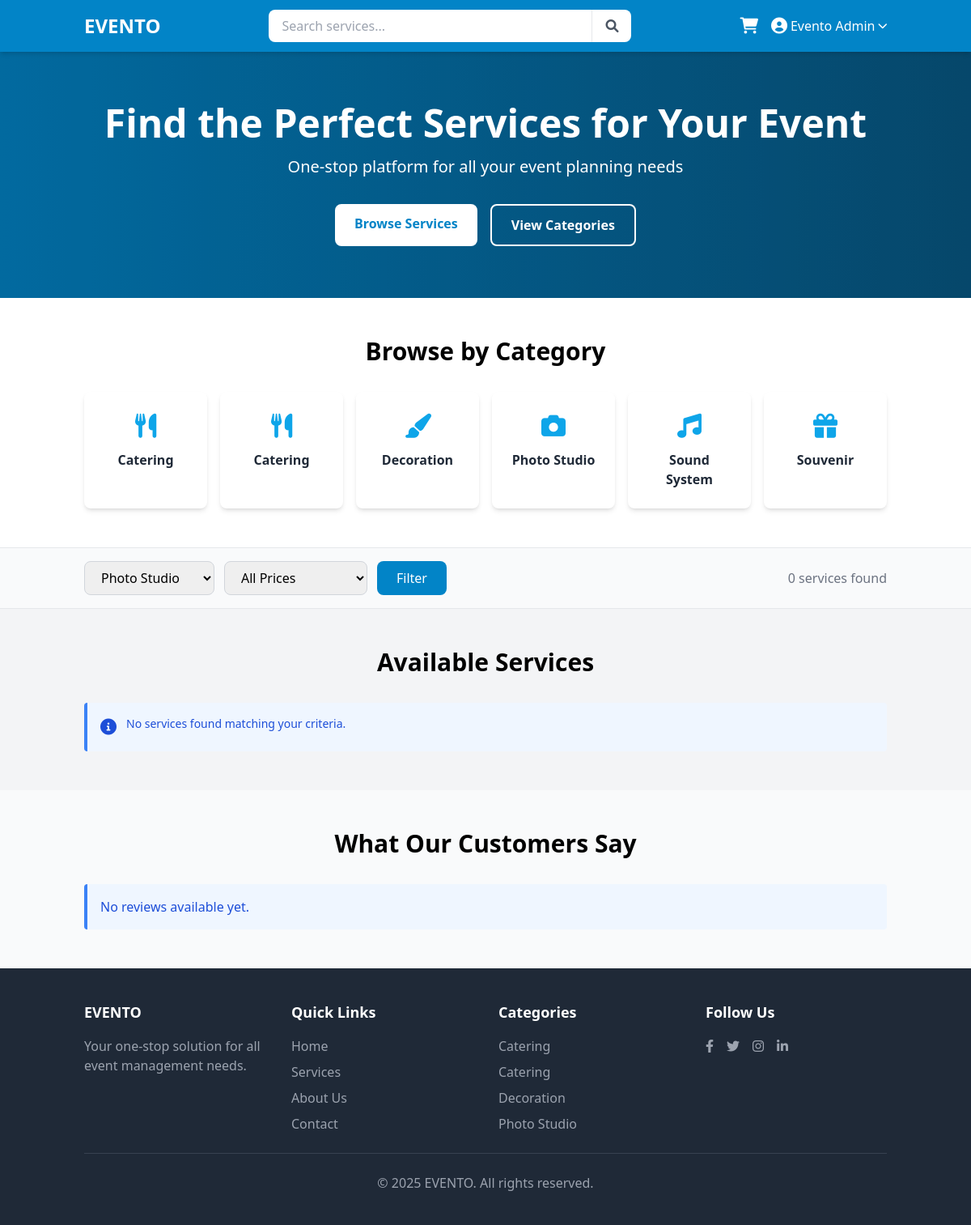
The app's page /user_index.php?category=2 (signed in) with its own data.
### tables this page shows
CREATE TABLE `categories` (
  `id` int(11) NOT NULL,
  `owner_id` int(11) DEFAULT NULL,
  `name` varchar(100) NOT NULL,
  `description` text DEFAULT NULL,
  `image` varchar(255) DEFAULT NULL,
  `created_at` timestamp NOT NULL DEFAULT current_timestamp(),
  `updated_at` timestamp NOT NULL DEFAULT current_timestamp() ON UPDATE current_timestamp()
);

### user_index.php (the view, shortened to what the rows shown need)
<?php
require_once 'config.php';
$categoriesQuery = $db->query("SELECT * FROM categories WHERE owner_id IS NULL OR owner_id = 0 ORDER BY name");
$categories = $categoriesQuery->fetchAll(PDO::FETCH_ASSOC);
?>
<!DOCTYPE html>
<html lang="en">
<head>
    <script src="https://cdn.tailwindcss.com"></script>
    <link rel="stylesheet" href="https://cdnjs.cloudflare.com/ajax/libs/font-awesome/6.0.0/css/all.min.css">
</head>
<body class="bg-gray-100 min-h-screen flex flex-col">
    <div class="bg-gradient-to-r from-primary-600 to-primary-800 text-white py-16 relative">
        <div class="container mx-auto px-4 relative z-10 text-center">
            <h1 class="text-4xl md:text-5xl font-bold mb-4">Find the Perfect Services for Your Event</h1>
        </div>
    </div>
    <section class="py-12 bg-white" id="categories">
        <div class="container mx-auto px-4">
            <div class="text-center mb-8">
                <h2 class="text-3xl font-bold mb-2">Browse by Category</h2>
            </div>
            <div class="grid grid-cols-2 md:grid-cols-3 lg:grid-cols-6 gap-4">
                <?php foreach ($categories as $category): ?>
                    <a href="?category=<?php echo $category['id']; ?>" class="group">
                        <div class="bg-white rounded-lg shadow-md p-6 text-center h-full transition-all duration-300 transform group-hover:-translate-y-1 group-hover:shadow-lg">
                            <div class="text-primary-500 mb-3 text-3xl">
                                <i class="fas fa-<?php echo getCategoryIcon($category['name']); ?>"></i>
                            </div>
                            <h5 class="font-semibold text-gray-800"><?php echo htmlspecialchars($category['name']); ?></h5>
                        </div>
                    </a>
                <?php endforeach; ?>
            </div>
        </div>
    </section>
    <section class="py-12" id="services">
        <div class="container mx-auto px-4">
            <h2 class="text-3xl font-bold text-center mb-8">Available Services</h2>
        </div>
    </section>
    <section class="py-12 bg-gray-50">
        <div class="container mx-auto px-4">
            <h2 class="text-3xl font-bold text-center mb-8">What Our Customers Say</h2>
        </div>
    </section>
    <footer class="bg-gray-800 text-white py-10 mt-auto">
        <div class="container mx-auto px-4">
            <div class="grid grid-cols-1 md:grid-cols-4 gap-8">
                <div>
                    <ul class="space-y-2">
                        <?php
                        $footerCategories = array_slice($categories, 0, 4);
                        foreach ($footerCategories as $category) {
                            echo '<li><a href="?category=' . $category['id'] . '" class="text-gray-400 hover:text-white transition duration-300">' . htmlspecialchars($category['name']) . '</a></li>';
                        }
                        ?>
                    </ul>
                </div>
            </div>
        </div>
    </footer>
    <?php
    function getCategoryIcon($categoryName) {
        $icons = [
            'Catering' => 'utensils',
            'Decoration' => 'paint-brush',
            'Photo Studio' => 'camera',
            'Sound System' => 'music',
            'Souvenir' => 'gift'
        ];
        return isset($icons[$categoryName]) ? $icons[$categoryName] : 'tag';
    }
    ?>
</body>
</html>

### records on screen
categories: name "Catering"
categories: name "Catering"
categories: name "Decoration"
categories: name "Photo Studio"
categories: name "Sound System"
categories: name "Souvenir"

### other values on screen
$_SESSION['user_name'] "Evento Admin"
count($services) "0"
form field category "Photo Studio"
